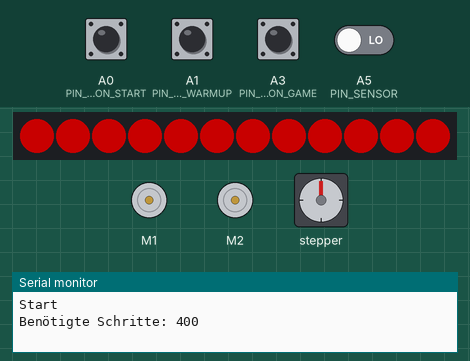
This sketch was run on a simulated Arduino Uno, built with avr-gcc and run on an emulated ATmega328P. On the bench: 2 × DC motor (green arrow = forward, orange = backward, longer = faster), 12 RGB LEDs in strip order, left to right, stepper motor, the last lines printed to the serial monitor. The test bench sets the inputs (shaded band); at power-on: A0 (PIN_BUTTON_START), A1 (PIN_BUTTON_WARMUP), A3 (PIN_BUTTON_GAME) HIGH, A5 (PIN_SENSOR) LOW. Dim RGB values are drawn brighter than linear; random numbers use the default seed unless the sketch sets one; stepper angles assume 400 steps per turn.

Above: at 2.6 s.
2.7 s: A0 (PIN_BUTTON_START) pulled LOW for 0.15 s
At 3.15 s:
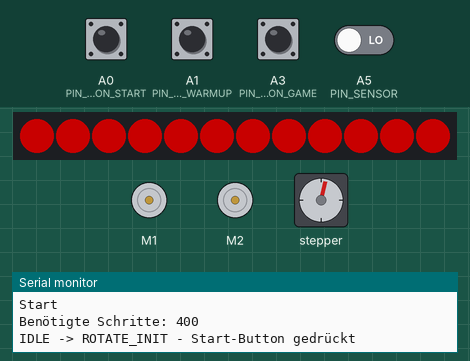
3.4 s: A5 (PIN_SENSOR) driven HIGH
At 3.77 s:
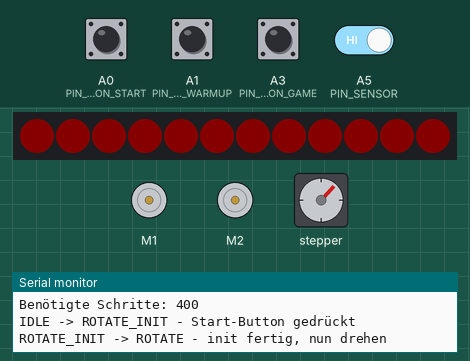
6.0 s: A5 (PIN_SENSOR) driven LOW
At 8.55 s:
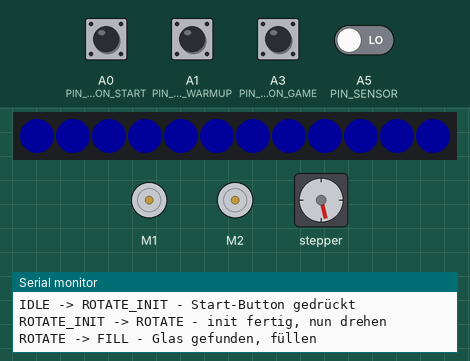
9.0 s: A5 (PIN_SENSOR) driven HIGH
At 9.8 s:
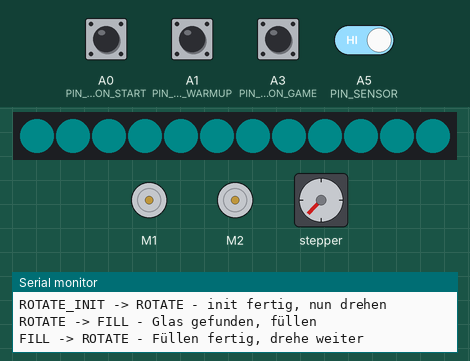
11.7 s: A5 (PIN_SENSOR) driven LOW
At 14.23 s:
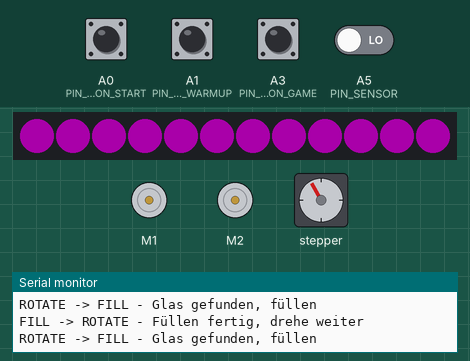
14.7 s: A5 (PIN_SENSOR) driven HIGH
At 15.8 s:
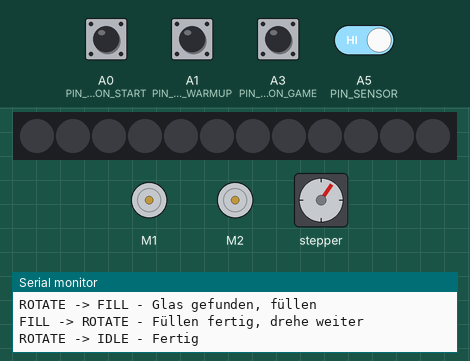
Timing chart, 0 to 17.7 s (numbered marks = the images above; inputs shaded):
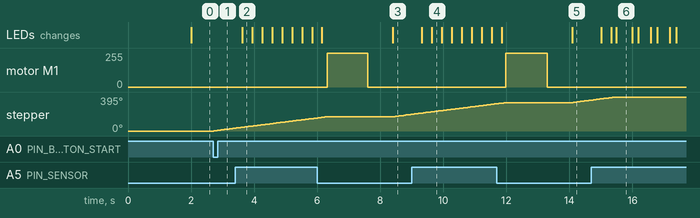

The sketch:

schnapskarussell.ino
```cpp
/**
   Schnapskarussel
   v1.2.0
   08.04.2019 16:26
   1.0.1 : Bugfix, dass nach dem auffüllen frei gedreht wird
   1.0.2 : Unendlich warmup gefixt + Stepper step in eigene Methode
   1.0.3 : Unterstützung dritter Button for Cooldown + Cooldown code + Pumpenmethode nimmt nun Richtung an
           + Optimierungen, dass Sketch weniger Speicher benötigt
   1.0.4 : Verstellbare Offset-Konstante fürs Glas hinzugefügt
   1.0.5 : Abfrage zum Glas-Step-Offset hinzugefügt für die Möglichkeit bei Wert 0 es auszuschalten
   1.0.6 : Stepper am Ende des Prozesses releasen für Schutz vor Überhitzung + LED Code + Wartezeit nach auffüllen
   1.0.7 : Automatische Stepberechnungen je nach Stepstyle + Motor bremsen, damit er nicht weiterdreht nach dem rotieren
   1.0.8 : Game mode hinzugefügt
   1.0.9 : Cooldown entfernt, da Pumpe nicht rückwärts laufen kann
   1.1.0 : Neopixel eingefügt + GLAS_STEP_OFFSET kann nun auch negativ sein (somit kann der offset auch rückwärts erfolgen)
   1.1.1 : Übersetzungsvariable hinzugefügt + DEBUG precompiler code
   1.1.2 : Transmission auf 1 + Anpassung an neuen Nema 23 Motor
   1.1.3 : Optimierungen am Sketch -> weniger benötigter SRAM & Flash
   1.1.4 : LedParty der Neopixel funktioniert
   1.1.5 : Beispielcode für LED und einfacher Bedienung
   1.1.6 : NeoPixel schaltet nach Glas im Partymodus nun aus & ColorWipe Fix versuch #1
   1.1.7 : Fixes: activateGamemode wurde nicht gecalled & GLAS_STEP_OFFSET wurde nicht zur Umdrehung mitgezählt
   1.1.8 : rainbowFade hinzugefügt & FILL_WAITTIME kann nun auch größer als 255 millis sein
   1.1.9 : softDelay(...) eingefügt; blinkLed(...) geändert
   1.2.0 : Methoden kommentiert und Namensgebung angepasst
*/


// Debug precompiler code
#define DEBUG


#ifdef DEBUG
#define DEBUG_PRINTLN(x)  Serial.println(x)
#define DEBUG_PRINT(x) Serial.print(x)
#else
#define DEBUG_PRINTLN(x)
#define DEBUG_PRINT(x)
#endif


#include <AFMotor.h>
#include <Adafruit_NeoPixel.h>


// Pumpgeschweindigkeit der Wasserpumpe -> Max 255
const uint8_t SPEED_PUMPE = 255;


// Drehgeschwindigkeit des Steppers in RPM
const uint8_t SPEED_STEPPER = 8;

// Art der Steps: SINGLE, DOUBLE, INTERLEAVE, MICROSTEP
const uint8_t STEPSTYLE = DOUBLE;

// Wartezeit zum abtropfen, bevor weitergedreht wird, in Millisekunden
const uint16_t FILL_WAITTIME = 800;

// Zeit in Millisekunden, wielange die Pumpe zum befüllen laufen soll
const uint16_t FILLTIME = 1300;

// Zeit in Millisekunden, wielange die Pumpe sich volllaufen soll
const uint16_t WARMUPTIME = 1700;


// ======== ZUSTÄNDE =========

enum State { STATE_IDLE, STATE_FILL, STATE_ROTATE, STATE_WARMUP, STATE_ROTATE_INIT};
boolean isGameModeActive;

// Derzeitiger Zustand
uint8_t currentState;


// Schritte die noch gemacht werden sollen, damit Glas korrekt unterm Schlauch steht
const int8_t GLAS_STEP_OFFSET = 14;

// Übersetzung vom Motor auf das Drehkarussel
const float TRANSMISSION = 1.0;
// Schritte, die für eine komplette Umdrehung des Stepper-Motors nötig sind
const uint16_t FULL_ROTATE_STEPS = 400;
uint16_t neededSteps;
uint16_t stepsDone;


// Pin-Belegungen
const uint8_t PIN_BUTTON_START = A0;
const uint8_t PIN_BUTTON_WARMUP = A1;
const uint8_t PIN_BUTTON_GAME = A3;
const uint8_t PIN_SENSOR = A5;
const uint8_t PIN_NEOPIXEL = 2;


// Gibt die Größe des Zufallsbereich an, so größer die Zahl, desto unwahrscheinlicher ist es im GameMode, dass ein Glas befüllt wird =>    Wahrscheinlichkeit =  1 / (RANDOM_SIZE + 1)
const uint8_t RANDOM_SIZE = 2;

// Zeit in Millisekunden, wie schnell die LED blinkt
const uint16_t LED_BLINK_TIME = 255;
uint8_t currentLedState;


// Motor initialisieren
AF_DCMotor pumpe(1); // M1
AF_DCMotor ventil(2, MOTOR12_64KHZ); // M2
AF_Stepper stepper(FULL_ROTATE_STEPS, 2); // M3 & M4


// NeoPixel initialisieren
const uint8_t NEOPIXEL_COUNT = 12;
const uint8_t NEOPIXEL_BRIGHTNESS = 100;
Adafruit_NeoPixel neopixel = Adafruit_NeoPixel(NEOPIXEL_COUNT, PIN_NEOPIXEL, NEO_GRB + NEO_KHZ800);


//
void setup() {

  // Monitor einschalten
  Serial.begin(9600);
  DEBUG_PRINTLN("Start");


  // Pins initialisieren
  pinMode(PIN_BUTTON_START, INPUT_PULLUP);
  pinMode(PIN_BUTTON_WARMUP, INPUT_PULLUP);
  pinMode(PIN_BUTTON_GAME, INPUT_PULLUP);
  pinMode(PIN_SENSOR, INPUT);


  // Motorgeschwindigkeiten festlegen
  pumpe.setSpeed(SPEED_PUMPE);
  stepper.setSpeed(SPEED_STEPPER);
  ventil.setSpeed(255);


  // Berechne benötigte Steps
  switch (STEPSTYLE) {
    case DOUBLE:
    case SINGLE:
      neededSteps = FULL_ROTATE_STEPS * TRANSMISSION;
      break;

    case INTERLEAVE:
      neededSteps = (FULL_ROTATE_STEPS * 2) * TRANSMISSION;
      break;

    case MICROSTEP:
      neededSteps = (FULL_ROTATE_STEPS / 2) * TRANSMISSION;
      break;
  }
  DEBUG_PRINT("Benötigte Schritte: ");
  DEBUG_PRINTLN(neededSteps);


  // Neopixel aktivieren
  neopixel.setBrightness(NEOPIXEL_BRIGHTNESS);
  neopixel.begin();
  neopixel.show(); // Alle ausschalten

  // Beginne mit idle state
  goIdle();
}


void loop() {

  switch (currentState) {


    // Code während idle
    case STATE_IDLE:
      if (isButtonPressed(PIN_BUTTON_START)) {
        currentState = STATE_ROTATE_INIT;
        isGameModeActive = false;
        DEBUG_PRINTLN("IDLE -> ROTATE_INIT - Start-Button gedrückt");
      } else if (isButtonPressed(PIN_BUTTON_WARMUP)) {
        currentState = STATE_WARMUP;
        DEBUG_PRINTLN("IDLE -> INIT - Warmup-Button gedrückt");
      } else if (isButtonPressed(PIN_BUTTON_GAME)) {
        currentState = STATE_ROTATE_INIT;
        activateGameMode();
        DEBUG_PRINTLN("IDLE -> ROTATE - Game-Button gedrückt");
      }

      // Während idle immer seeden
      randomSeed(millis());

      //
      rainbowFade();
      break;


    // Code während auffüllen
    case STATE_FILL:

      // Befüllen
      if (isGameModeActive) {
        runPumpe(FILLTIME, FORWARD);
      } else {

        // Beim Befüllen ohne Gamemode soll weitergefaded werden (fadeLed() benötigt kontinuierliche Aufrufe)
        runPumpe(FILLTIME, FORWARD, fadeLed);
      }

      // Kurz warten zum abtropfen, trotzdem weiterhin Led-Pulse ausführen
      softDelay(FILL_WAITTIME, fadeLed);

      // Nach dem befüllen freidrehen
      while (istGlasVorSensor()) {
        doRotateStep();
      }

      // Wieder in Rotation wechseln
      currentState = STATE_ROTATE;
      DEBUG_PRINTLN("FILL -> ROTATE - Füllen fertig, drehe weiter");
      break;


    // Code während rotieren
    case STATE_ROTATE:

      // Beim Rotieren ohne Gamemode soll weitergefaded werden (fadeLed() benötigt kontinuierliche Aufrufe)
      if (!isGameModeActive) {
        fadeLed();
      }

      if (istGlasVorSensor()) {

        // evtl nötig, damit glas gerade unterm Schlauch
        if (GLAS_STEP_OFFSET > 0) {
          doRotateSteps(GLAS_STEP_OFFSET);
        } else if (GLAS_STEP_OFFSET < 0) {
          doRotateSteps(GLAS_STEP_OFFSET);
        }


        // GameMode code
        if (isGameModeActive) {
          setAllPixel(0);
          // Erstellen eines zufalligen boolean
          bool fillGlass = (random(RANDOM_SIZE) == 0) ? true : false;
          ledParty(fillGlass);
          // Wenn r == false: überspringe das Glas
          if (!fillGlass) {
            break;
          }
        }

        // Glas erkannt, also in Füllmodus wechseln
        currentState = STATE_FILL;
        DEBUG_PRINTLN("ROTATE -> FILL - Glas gefunden, füllen");
      }

      // Umdrehung fertig
      if (stepsDone >= neededSteps) {

        DEBUG_PRINTLN("ROTATE -> IDLE - Fertig");

        // Umdrehung fertig
        // Mithilfe von Grün blinken anzeigen, dass Prozess fertig (zusätzlich beruhigt diese Zeit die Platte)
        setAllPixel(0, 0, 0);
        delay(500);
        neopixelBlink(3, 200, 400, 65280, false);

        // Stepper loslassen wegen Hitze und Energie
        stepper.release();
        // State wechseln zu IDLE
        goIdle();

      } else {
        // Weiterdrehen
        doRotateStep();
      }
      break;


    // Code während Warmup
    case STATE_WARMUP:
      runPumpe(WARMUPTIME, FORWARD);

      // State wechseln zu IDLE
      goIdle();
      DEBUG_PRINTLN("WARMUP -> IDLE - Warmup fertig");
      break;


    // Code während Rotate_init zum Freidrehen des Tellers
    case STATE_ROTATE_INIT:
      if (istGlasVorSensor()) {
        stepper.step(1, FORWARD, STEPSTYLE);
      } else {
        // Nochmal etwas vordrehen, damit auch ganz sicher nichts mehr vor dem Sensor
        stepper.step(2, FORWARD, STEPSTYLE);
        currentState = STATE_ROTATE;
        DEBUG_PRINTLN("ROTATE_INIT -> ROTATE - init fertig, nun drehen");
      }
      break;

  }
}


/**
  Macht einen Motorstep für die Rotation einer ganzen Umdrehung
*/
void doRotateStep() {
  stepper.step(1, FORWARD, STEPSTYLE);
  stepsDone++;
}


/**
  Macht einen negativen Motorstep für die Rotation einer ganzen Umdrehung und zieht diesen Schritt wieder ab
*/
void doNegativeRotateStep() {
  stepper.step(1, BACKWARD, STEPSTYLE);
  stepsDone--;
}


/**
  Macht einen Motorstep für die Rotation einer ganzen Umdrehung
*/
void doRotateSteps(uint8_t steps) {

  if (steps > 0) {
    for (uint8_t i = 0; i < steps; i++) {
      doRotateStep();
    }
  } else if (steps < 0) {
    for (uint8_t i = 0; i < -steps; i++) {
      doNegativeRotateStep();
    }
  }
}


/**
   Gibt true zurück, wenn Glas vor dem Sensor steht
   Ansonsten false
*/
inline bool istGlasVorSensor() {
  return (digitalRead(PIN_SENSOR) == LOW) ? true : false;
}


/**
   Betreibt die Pumpe für die angegebenen Millisekunden
*/
void runPumpe(uint16_t mill, uint8_t direction) {

  unsigned long start = millis();

  ventil.run(FORWARD);
  pumpe.run(direction);

  // Solange blocken, bis Zeit fertig
  while (millis() < start + mill) {
  }

  // Pumpe releasen
  pumpe.run(RELEASE);
  ventil.run(RELEASE);
}


/**
   Betreibt die Pumpe für die angegebenen Millisekunden
   Lässt zu, dass bei diesem Delay eine Funktion gecalled wird
*/
void runPumpe(uint16_t mill, uint8_t direction, void (*func)()) {

  unsigned long start = millis();

  pumpe.run(direction);

  // Solange blocken, bis Zeit fertig
  while (millis() < start + mill) {
    func();
  }

  // Pumpe releasen
  pumpe.run(RELEASE);
}


/**
  Gibt true zurück, wenn der angegebene Button (angeschlossen an dem Pin (mit Pullup)) gedrückt ist
*/
inline bool isButtonPressed(uint8_t buttonPin) {
  return (digitalRead(buttonPin) == LOW) ? true : false;

}


/**
   Wechselt den State in den Idle State und setzt dabei das ganze System in den Idle
*/
void goIdle() {

  // Setze GameMode zurück
  isGameModeActive = false;

  currentState = STATE_IDLE;

  // Status LED dauer-an
  currentLedState = HIGH;
  //digitalWrite(PIN_STATUS_LED, currentLedState);

  // Schritte zurücksetzen
  stepsDone = 0;
}


/**
  Lässt die Neopixel-LEDs in zufälligen Farben sehr langsam alle gemeinsam faden.
  Achtung: sollte in jedem Clock-Cycle aufgerufen werden, da die Methode eine Clock benutzt zum berechnen des nächsten Blink-States
*/
void fadeLed() {

  // Delaytime in millis
  static uint16_t delayTime = 10;
  static uint32_t lastTime = 0;
  static int16_t i = 0;
  static uint8_t direction = FORWARD;
  static uint8_t color = random(0, 7);

  if (lastTime + delayTime < millis()) {
    switch (color) {
      // Rot
      case 0:
        setAllPixel(i, 0, 0);
        break;
      // Grün
      case 1:
        setAllPixel(0, i, 0);
        break;
      // Blau
      case 2:
        setAllPixel(0, 0, i);
        break;
      // Gelb
      case 3:
        setAllPixel(i, i, 0);
        break;
      // Weiß
      case 4:
        setAllPixel(i, i, i);
        break;
      // Lila
      case 5:
        setAllPixel(i, 0, i);
        break;
      // Cyan
      case 6:
        setAllPixel(0, i, i);
        break;
    }

    if (direction == FORWARD) {
      i += 3;
    } else {
      i -= 3;
    }


    if (i >= 256) {
      i = 255;
      direction = BACKWARD;
    } else if (i < 0) {
      i = 0;
      direction = FORWARD;
      color = random(0, 7);
    }

    lastTime = millis();
  }
}


/**
   Aktiviert den GameMode für die nächste Umdrehung und erstellt einen Zufallsseed
*/
void activateGameMode() {
  isGameModeActive = true;
}


/**
   Lässt die Ring-LED blinken für einen Effekt.
   Blockiert, bis Lichteffekte fertig.
   (3 Umdrehungen Farbe + dunkeldrehen + 3 mal blinken grün/rot)
*/
void ledParty(bool willGlassFill) {

  // Eine grüne Pixel Umdrehung
  colorCircle(0, 255, 0);

  // Eine blaue Pixel Umdrehung
  colorCircle(0, 0, 255);

  // Eine rote Pixel Umdrehung
  colorCircle(255, 0, 0);

  // Eine farblose Pixel Umdrehung - (Um Pixel auszuschalten)
  colorCircle(0, 0, 0);

  // Warte zwei Sekunden
  delay(2000);

  //
  uint32_t color;
  if (willGlassFill) {
    color = neopixel.Color(255, 0, 0);
  } else {
    color = neopixel.Color(0, 255, 0);
  }

  // Blinkt 3 mal die Neopixels mit der berechneten Farbe und openEnd (openEnd bedeutet, Farbe bleibt am Ende an)
  neopixelBlink(3, 200, 400, color, true);

}


/**
   Macht eine Farbkreis-Animation auf dem Neopixel
*/
void colorCircle(uint8_t red, uint8_t green, uint8_t blue) {
  for (uint8_t i = 0; i < NEOPIXEL_COUNT; i++) {
    neopixel.setPixelColor(i, red, green, blue);
    neopixel.show();
    delay(50);
  }
}


/**
   Blinkt das ganze Neopixel in der angegebenen Anzahl, mit der angegeben Farbe, in dem angegebenen delay (in Millisekunden)
*/
void neopixelBlink(uint8_t blinkTimes, uint16_t lightDelay, uint16_t darkDelay, uint32_t color, boolean openEnd) {

  for (uint8_t n = 0; n < blinkTimes; n++) {
    // Setze alle Pixel
    setAllPixel(color);
    delay(lightDelay);

    if (n < blinkTimes - 1 || !openEnd) {
      setAllPixel(0);
      delay(darkDelay);
    }
  }
}


/**
   Setzt alle Neopixel auf die gegebene Farbe
*/
void setAllPixel(uint32_t color) {
  for (uint8_t i = 0; i < NEOPIXEL_COUNT; i++) {
    neopixel.setPixelColor(i, color);
  }
  neopixel.show();
}


/**
   Setzt alle Neopixel auf die gegebene Farbe
*/
void setAllPixel(uint8_t red, uint8_t green, uint8_t blue) {
  setAllPixel(neopixel.Color(red, green, blue));
}


/**
  Macht einen Rainbow-Fade mit allen Neopixel-LEDs gleichzeitig.
  fadeTime kann in der Methode angepasst werden
*/
void rainbowFade() {
  static uint8_t i = 0;
  static uint16_t fadeTime = 2000;
  static uint32_t lastMillis = 0;

  uint32_t curMillis = millis();
  if (curMillis > lastMillis + fadeTime) {

    // rainbow code here
    setAllPixel(Wheel(i++));

    if (i > 255) {
      i = 0;
    }

    // update last time
    lastMillis = curMillis;
  }

}


/** Input a value 0 to 255 to get a color value.
    The colours are a transition r - g - b - back to r.
*/
uint32_t Wheel(uint8_t WheelPos) {
  WheelPos = 255 - WheelPos;
  if (WheelPos < 85) {
    return neopixel.Color(255 - WheelPos * 3, 0, WheelPos * 3);
  }
  if (WheelPos < 170) {
    WheelPos -= 85;
    return neopixel.Color(0, WheelPos * 3, 255 - WheelPos * 3);
  }
  WheelPos -= 170;
  return neopixel.Color(WheelPos * 3, 255 - WheelPos * 3, 0);
}


/**
   Delayt die gegebene Anzahl an Millisekunden, exakt genauso wie delay(...), lässt jedoch während des delays code-ausführung zu
*/
void softDelay(uint32_t ms, void (*func)()) {
  uint32_t start = millis();

  while (start + ms > millis()) {

    // Led fade während des delays
    func();
  }
}
```

Measured:
- after the input at 2.7 s, stepper: turns 32° clockwise in 0.64 s, starting at once
- after the input at 3.4 s, the LEDs: change after 0.22 s (image 2)
- after the input at 6.0 s, motor M1: stopped → forward 255/255 after 0.31 s, → stopped 1.3 s later
- after the input at 9.0 s, the LEDs: first change after 0.32 s (image 4 shows a later state)
- after the input at 11.7 s, motor M1: stopped → forward 255/255 after 0.29 s, → stopped 1.3 s later
- after the input at 14.7 s, the LEDs: first change after 0.31 s (image 6 shows a later state)
- what the display in image 6 shows lasts 0.5 s, from 15.5 s to 16.0 s
